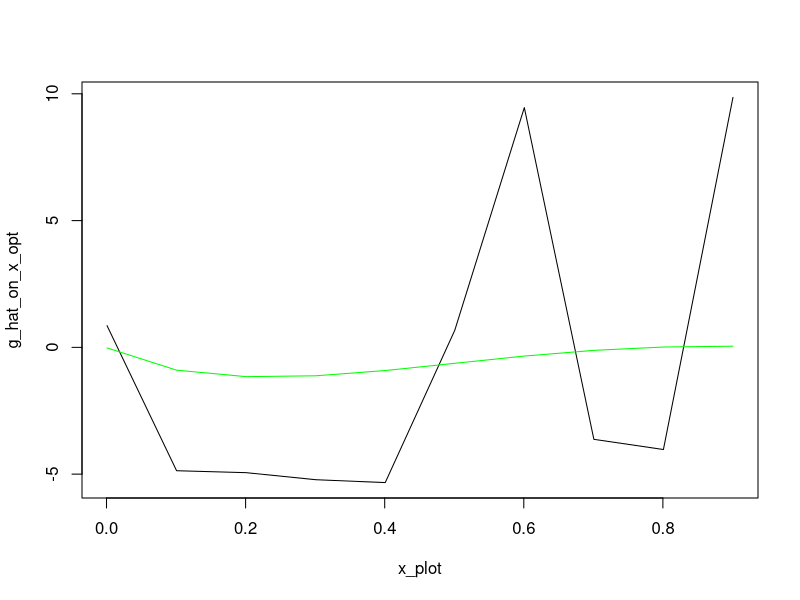
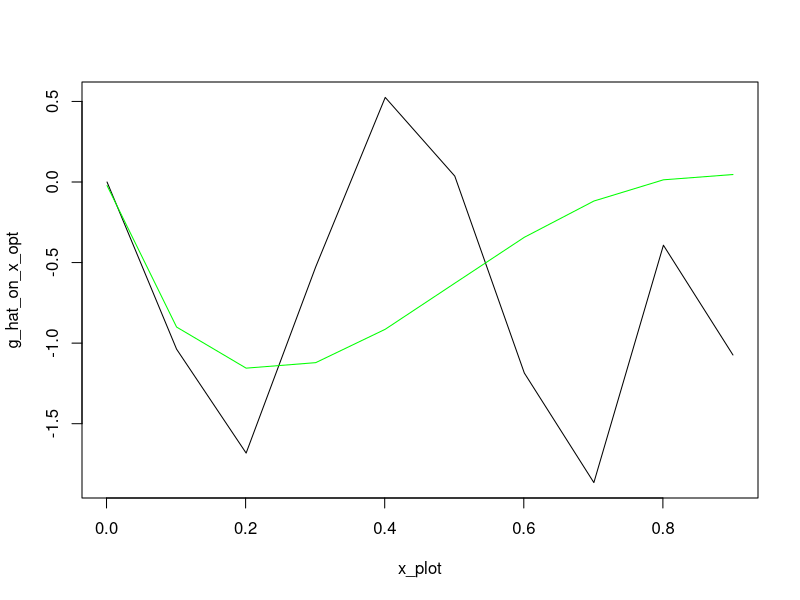
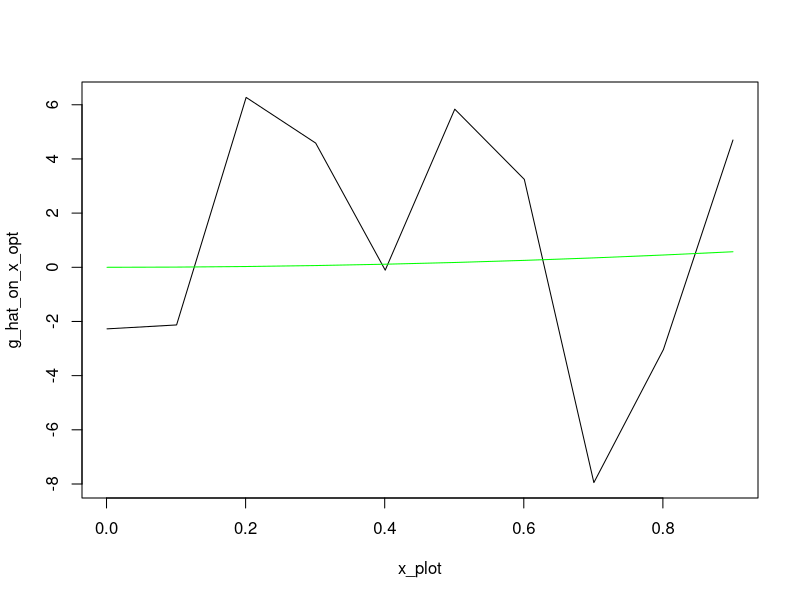
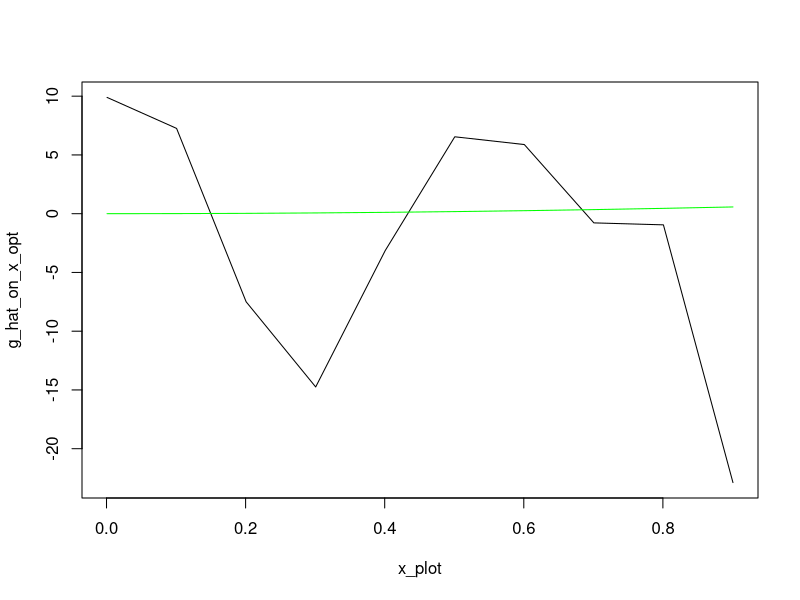
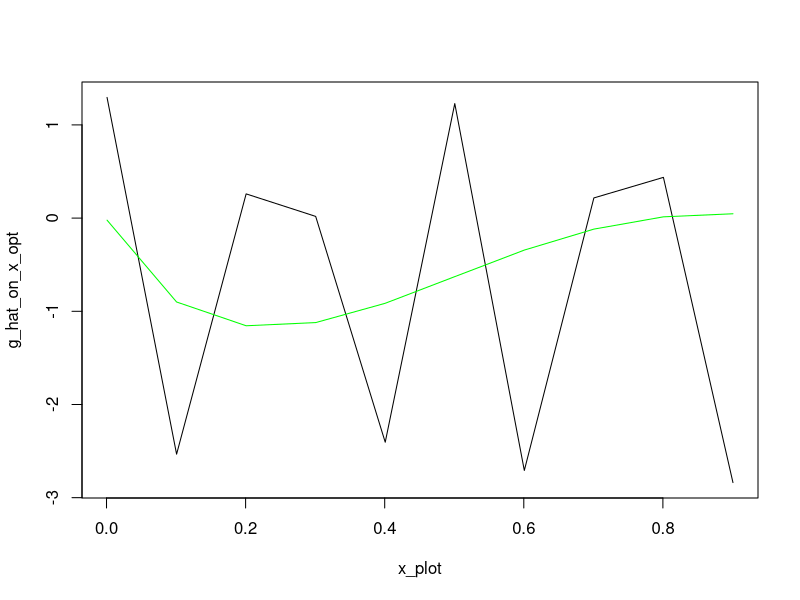
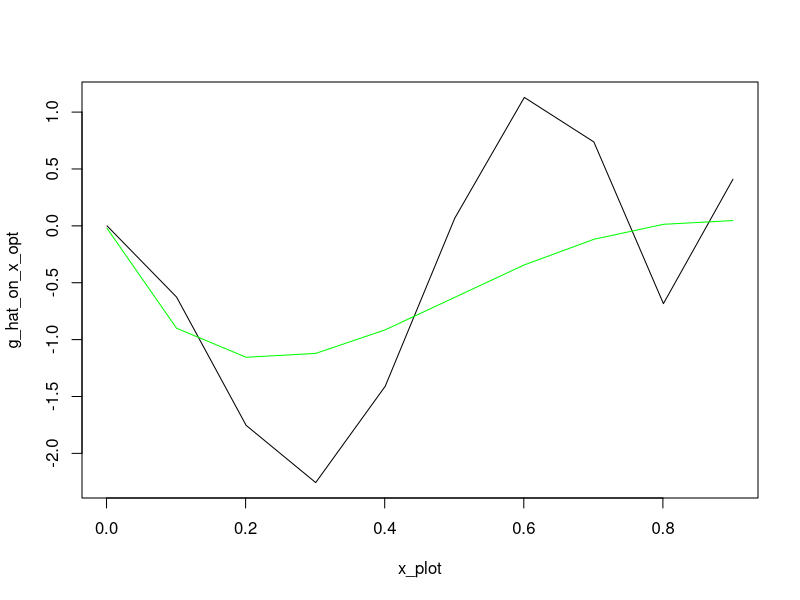
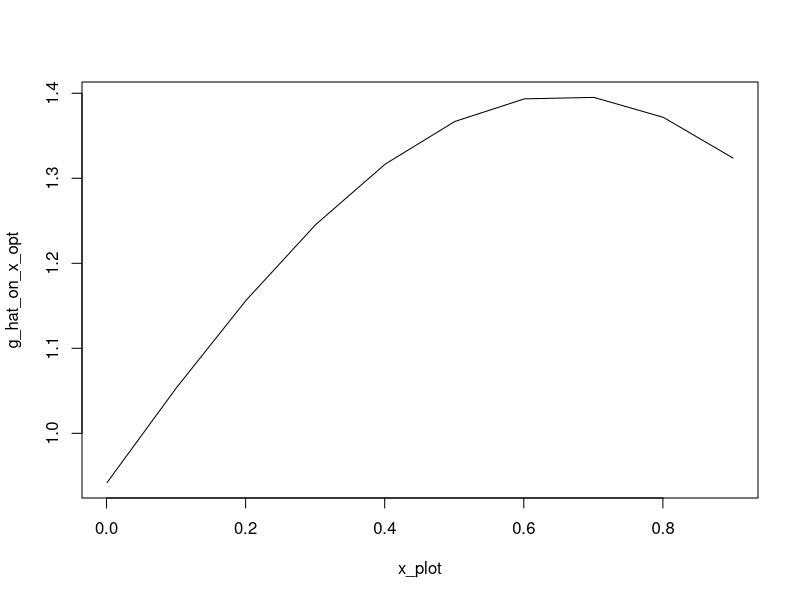
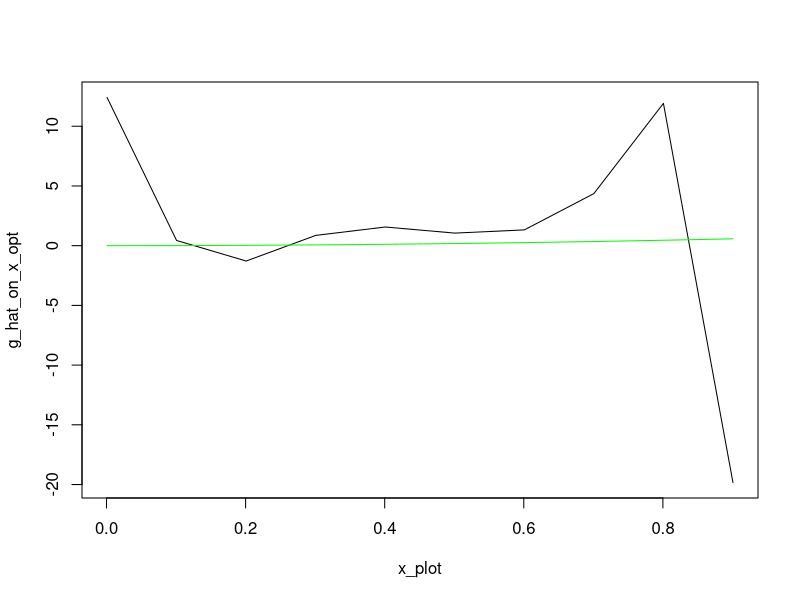

Write the R code that produced these figures, in order. (Note: this script raises an error after producing the figures.)
#### Packages ####
library(splines)
library(MASS)
library(caret)

#### Estimate the gamma in the series estimation ####

kernel_functions <- function(x,ker='normal',knorm="sq")
{
  # Densities such as the integral of the square of the density is one if knorm is sq 
  # or such that the sd is one if knorm is sd.
  if (ker=='normal') 
  { 
    s <- switch(knorm,
                sd = 1,
                sq = 1/(2*sqrt(pi)))
    aux <- exp(- x^2 /(2*s^2)) / (sqrt(2*pi)*s)
  }
  if (ker=='triangle')
  {
    s <- switch(knorm,
                sd = sqrt(6),
                sq = (2/3))
    aux <- (s-abs(x))
    aux <- aux * (aux >0)/s^2
  }
  if (ker=='laplace')
  {
    s <- switch(knorm,
                sd = 1/sqrt(2),
                sq = 1/4)
    aux <- exp(-abs(x)/s)/(2*s)
  }
  return(aux)
}

create_W <- function(W, h=1 ,ker='normal',knorm="sq",remove=FALSE)
{
  #   ICM and smoothing matrix 
  #   If no bandwidth is provided for the function, h=1 is used  (no smoothing)
  #   The principle diagonal is replaced with zeros if remove = TRUE.
  n_w <- length(W)
  mat <- sapply(W,function(e) W - e*pracma::ones(n_w,1))
  wmat <-  kernel_functions(mat / h,ker=ker,knorm=knorm)/h; # kernel smoothing 
  # principle diagonal of the matrix replaced with zeros
  if (remove==TRUE) wmat <-  wmat - diag(diag(wmat))
  return(wmat/(n**2))
}

# splines
create_P_splines <- function(x, Z, J, degree){
  knots = quantile(Z, probs = seq(0, 1, length.out = J))
  return(bs(x, knots = knots, degree = degree, intercept = FALSE)[,1:length(knots)+degree-1])}

#trigo
p_j_trigo_0_1 <-function(j, J, z){
  a = 2*pi*j*z
  #print(a)
  if (j==1){
    return(1)
  }
  if (j%%2 == 0){
    cos_val = cos(a)
    return(sqrt(2)*cos_val)
  }
  else{
    sin_val = sin(a)
    return(sqrt(2)*sin_val)
  }
}

#hist
p_j_hist_0_1 <-function(j, J, z){
  l = length(z)
  if (l>1){
    res = rep(0, l)
    for (i in 1:l){
      if (z[i] >= (j - 1) / J && z[i] < j / J) {
        res[i] = sqrt(J)
      } else {
        res[i] = 0
      }
    }
    return(res)}
  else{
    if (z >= (j - 1) / J && z < j / J) {
      return(sqrt(J))
    } else{
      return(0)
    }
  }
}

# generalize for interval [a,b] : en fait ici on peut dire qu'on normalise Z entre 0 et 1
basis_a_b <-function(j, J, z, a, b, p_j_0_1){
  return(p_j_0_1(j,J,((z-a)/(b-a)))/sqrt(b-a))
}

# create P
create_P <- function(z_eval, J, Z, p_j, degree, spline_bool){
  n = length(Z)
  a = min(Z)
  b = max(Z)
  P = matrix(0, n, J)
  if (spline_bool == 0){
    for (j in 1:J){
      if (a!=b){
        for (i in 1:n){
          P[i,j] = basis_a_b(j, J, Z[i], a, b, p_j)}}
      else{
        P[i,j] = p_j(j, J, Z[i])
      }
    }
  }
  else{
    P <- create_P_splines(z_eval, Z, J, degree)
  }
  return(P)
}

# compute gamma_hat
estimation_gamma <- function(J, W, Z, Y, p_j, bool_splines, degree){
  n = length(Z)
  a = min(Z)
  b = max(Z)
  #compute Omega
  Omega <- create_W(W)
  
  #compute P
  P <- create_P(Z, J, Z, p_j, degree, bool_splines)
  
  #compute gamma
  gamma_step = t(P)%*%Omega%*%Y
  gamma_step_invert = solve(t(P)%*%Omega%*%P)
  gamma_hat = gamma_step_invert%*%gamma_step
  
  return(gamma_hat)
}

# Compute g_hat
g_hat <- function(z, J, p_j, gamma_hat, a, b){
  p_j_vector = rep(0, J)
  for (j in 1:J){
    p_j_vector[j] = basis_a_b(j, J, z, a, b, p_j)
  }
  return(sum(gamma_hat*p_j_vector))
}


#### Simulation 1 from Chen ####
g_sim_1 <- function(z, case){
  return(sin(4*z)*log(z))
}

simulate_data_1 <- function(data_param, g_sim, case){
  n = data_param[1]
  corr = data_param[2]
  
  U_V = mvrnorm(n, mu = c(0, 0), Sigma = matrix(c(1, corr, corr, 1),ncol = 2))
  
  U = U_V[,1]
  V = U_V[,2]
  X = rnorm(n, 0, 1)
  W = pnorm(X, 0, 1)
  D = rbinom(n, 1, 0.5)
  Z = pnorm(D*(X+V)+(1-D)*V)

  Y = g_sim(Z, none) + U
  
  return(list(U = U, V = V, X = X, W = W, D = D, Z = Z, Y = Y))
}

#data_param_1 = (n, corr)
n = 1250 #2500, 5000, 10 000
corr = 0.75
data_param_1 = c(n, corr)

simul_1 = simulate_data_1(data_param_1, g_sim_1, none) 


#### Simulation 2 from Chen ####
n = 1250 #2500, 5000, 10 000
Z = runif(n,0,1)
U = rnorm(n,0,1)
g_sim_2 <- function(z, case){
  return(sin(15*pi*z)*cos(z))
}

Y = g_sim_2(Z,none) + U

#attention ici pas d'instrument : à réfléchir




#### Simulation 3 #### 
simulate_data_3 <- function(data_param, g_sim, case){
  n = data_param[1]
  rhoev = data_param[2]
  rhowz = data_param[3]
  
  W = rnorm(n, 0, 1)
  V = rnorm(n, 0, 1)
  
  beta = sqrt((rhoev**2)/(1 - rhoev**2))
  Z = (beta*W + V)/sqrt(1+beta**2)
  
  eta = rnorm(n, 0, 1)
  a = sqrt((rhowz**2)/(1 - rhowz**2))
  eps = (a*V + eta)/sqrt(1+beta**2)
  
  Y = g_sim(Z,case) + eps
  
  return(list(W = W, V = V, Z = Z, Y = Y, eps = eps))
}

g_sim_3 <- function(x,case)  
{
  switch(case,  
         x,
         x^2/sqrt(2),
         sqrt(3*sqrt(3))*x*exp(-(x^2)/2),
         sqrt(3)*x*sin(pi*x/2),
         4*exp(-abs(x)) , 
         log(abs(x-1)+1)*ifelse(x>1,1,-1)*sqrt(10/3),
         sqrt(2)*x*cos(pi*x),
         (log(abs(x-1)+1)*ifelse(x>1,1,-1)*sqrt(10/3) - 0.6*x+ (x^3)*2)/8
  )
}


#n = 200 #or 400
#rhoev = 0.5 #0.8, 0.8
#rhowz = 0.9 #0.9, 0.7

data_param_3 = c(200, 0.5, 0.9)
simul_3 = simulate_data_3(data_param_3, g_sim_3, 2) #utilisent que le cas 2 et 3 dans le papier lapenta


#### Selection of J by cross-validation on M ####
calcul_M_g_hat <- function(gamma_hat, J, Z, Y, W, p_j_hat, bool_splines, degree){
  Omega <- create_W(W)
  M = 0 
  a = min(Z)
  b = max(Z)
  n = length(Z)
  g_hat_on_Z <- rep(0, n)
  if (bool_splines == 0){
    for (i in 1:n){
      g_hat_on_Z = g_hat(Z[i], J, p_j_hat, gamma_hat, a, b)
    }}
  else{
    basis <- create_P_splines(Z, Z, J, degree)
    g_hat_on_Z <- basis%*%gamma_hat
  }
  
  for (i in 1:n){
    for (j in 1:n){
      M = M + (Y[i] - g_hat_on_Z[i])*(Y[j] - g_hat_on_Z[j])*Omega[i,j]
    }
    return(M/(n**2))
  }}


calcul_M_true_g <- function(g, J, Z, Y, W){
  M = 0
  Omega <- create_W(W)
  for (i in 1:n){
    for (j in 1:n){
      M = M + (Y[i] - g(Z[i]))*(Y[j] - g(Z[j]))*Omega[i,j]
    }
    return(M/(n**2))
  }}

calcul_M_g_hat_test_sample <- function(g_hat_on_Z_test, Omega, n_test, Y_test){
  M = 0
  for (i in 1:n_test){
    for (j in 1:n_test){
      M = M + (Y_test[i] - g_hat_on_Z_test[i])*(Y_test[j] - g_hat_on_Z_test[j])*Omega[i,j]
    }
    return(M/(n_test**2))
  }}


#we want to minimize M so we choose J such that M is minimal
sample_train_test <- function(Z, Y, W, p_train){
  # Create a single data frame with all variables
  df <- data.frame(Z = Z, Y = Y, W = W)
  
  # Create bins based on the X variable (you can modify the binning logic if needed)
  bins <- cut(df$Z, breaks = 3, labels = FALSE)
  
  # Sample indices for the training set using bins for stratification
  index_train <- createDataPartition(bins, p = p_train, list = FALSE)
  
  # Indices for the validation set (complementary to train indices)
  index_val <- setdiff(seq_len(nrow(df)), index_train)
  
  # Create train and validation sets based on indices
  train_set <- df[index_train, ]
  val_set   <- df[index_val, ]
  
  # Return the training and validation sets
  return(list(
    Z_train = train_set$Z, Y_train = train_set$Y, W_train = train_set$W,
    Z_validation = val_set$Z, Y_validation = val_set$Y, W_validation = val_set$W
  ))
}

optimization_CV_M <- function(Z, W, Y, vect_J_to_test, p_train, p_j, bool_splines, degree, x_plot, case, true_g){
  gamma_hat_list <- vector("list", length(vect_J_to_test))
  a = min(Z)
  b = max(Z)
  M_values <- numeric(length(vect_J_to_test))
  n = length(Z)
  
  # split the data in training and test set
  sampled_data <- sample_train_test(Z, Y, W, p_train)
  Z_train <- sampled_data$Z_train
  Y_train <- sampled_data$Y_train
  W_train <- sampled_data$W_train
  Z_validation <- sampled_data$Z_validation
  Y_validation <- sampled_data$Y_validation
  W_validation <- sampled_data$W_validation
  n_train <- length(Z_train)
  
  # compute gamma_hat_train and g_hat_train for the training set
  for (j in 1:length(vect_J_to_test)){
    #compute gamma_hat_train
    gamma_hat <- estimation_gamma(vect_J_to_test[j],W_train,Z_train,Y_train,p_j, bool_splines, degree)
    gamma_hat_list[[j]] <- gamma_hat
    
    # compute the prediction of g_hat_train on the test set 
    n_val <- length(Z_validation)
    if (bool_splines == 0){ 
      g_hat_on_Z_val = rep(0, n_val)
      for (i in 1:n_val){
        g_hat_on_Z_val[i] <- g_hat(Z_validation[i], vect_J_to_test[j], p_j, gamma_hat, a, b)
      }}
    else{
      basis <- create_P_splines(Z_validation, Z_train, vect_J_to_test[j], degree)
      g_hat_on_Z_val <-  basis%*%gamma_hat
    }
    
    # compute M and store it 
    Omega_val <- create_W(W_validation)
    M_values[j] <- calcul_M_g_hat_test_sample(g_hat_on_Z_val, Omega_val, n_val, Y_validation)
  }
  
  # return J corresponding to the smallest MSE
  J_opt = vect_J_to_test[which.min(M_values)]
  print(c(M_values, J_opt))
  gamma_hat <- estimation_gamma(J_opt,W,Z,Y,p_j, bool_splines, degree)
  
  g_hat_on_x_opt = rep(0, length(x_plot))
  if (bool_splines == 0){ 
    for (i in 1:length(x_plot)){
      g_hat_on_x_opt[i] <- g_hat(x_plot[i], J_opt, p_j, gamma_hat, a, b)
    }}
  else{
    basis <- create_P_splines(x_plot, Z, J_opt, degree)
    g_hat_on_x_opt <- basis%*%gamma_hat
  }
  
  g_on_x = true_g(x_plot, case)
  plot(x_plot, g_hat_on_x_opt, type = 'l', col = 'black')
  lines(x_plot, g_on_x, type = 'l', col = 'green')
  
  return(J_opt)
  
}


#simulation 1 
data_param_1 = c(1250, 0.75)
simul_1 <- simulate_data_1(data_param_1, g_sim_1, none)
vect_J_to_test = seq(3, 10, by = 1)
x = seq(min(Z), max(Z), by = 0.1)
optimization_CV_M(simul_1$Z, simul_1$W, simul_1$Y, vect_J_to_test, 0.6, p_j_trigo_0_1, 0, none, x, none, g_sim_1)

vect_J_to_test = seq(3, 10, by = 1)
x = seq(min(Z), max(Z), by = 0.1)
optimization_CV_M(simul_1$Z, simul_1$W, simul_1$Y, vect_J_to_test, 0.6, none, 1, 3, x, none, g_sim_1)


#simulation 3 : avec base trigo, pas l'impression que ça fonctionne de ouf
data_param_3 = c(200, 0.5, 0.9)
simul_3 = simulate_data_3(data_param_3, g_sim_3, 2) 

vect_J_to_test = seq(3, 20, by = 1)
x = seq(min(Z), max(Z), by = 0.1)
optimization_CV_M(simul_3$Z, simul_3$W, simul_3$Y, vect_J_to_test, 0.8, p_j_trigo_0_1, 0, none, x, 2, g_sim_3)


vect_J_to_test = seq(3, 20, by = 1)
x = seq(min(Z), max(Z), by = 0.1)
optimization_CV_M(simul_3$Z, simul_3$W, simul_3$Y, vect_J_to_test, 0.8, none, 1, 3, x, 2, g_sim_3)


#### Selection of J by cross-validation on the MSE ####
optimization_CV_MSE <- function(Z, W, Y, vect_J_to_test, p_train, p_j, bool_splines, degree, x_plot, case, true_g){
  gamma_hat_list <- vector("list", length(vect_J_to_test))
  a = min(Z)
  b = max(Z)
  MSE_values <- numeric(length(vect_J_to_test))
  n = length(Z)
  
  # split the data in training and test set
  sampled_data <- sample_train_test(Z, Y, W, p_train)
  Z_train <- sampled_data$Z_train
  Y_train <- sampled_data$Y_train
  W_train <- sampled_data$W_train
  Z_validation <- sampled_data$Z_validation
  Y_validation <- sampled_data$Y_validation
  W_validation <- sampled_data$W_validation
  n_train <- length(Z_train)
  
  # compute gamma_hat_train and g_hat_train for the training set
  for (j in 1:length(vect_J_to_test)){
    #compute gamma_hat_train
    gamma_hat <- estimation_gamma(vect_J_to_test[j],W_train,Z_train,Y_train,p_j, bool_splines, degree)
    gamma_hat_list[[j]] <- gamma_hat
    
    # compute the prediction of g_hat_train on the test set 
    n_val <- length(Z_validation)
    if (bool_splines == 0){ 
      g_hat_on_Z_val = rep(0, n_val)
      for (i in 1:n_val){
        g_hat_on_Z_val[i] <- g_hat(Z_validation[i], vect_J_to_test[j], p_j, gamma_hat, a, b)
      }}
    else{
      basis <- create_P_splines(Z_validation, Z_train, vect_J_to_test[j], degree)
      g_hat_on_Z_val <-  basis%*%gamma_hat
    }
    
    # compute MSE and store it
    MSE = sum((g_hat_on_Z_val - Z_validation)**2)
    MSE_values[j] = MSE
     }
  
  # return J corresponding to the smallest MSE
  J_opt = vect_J_to_test[which.min(MSE_values)]
  print(c(MSE_values, J_opt))
  gamma_hat <- estimation_gamma(J_opt,W,Z,Y,p_j, bool_splines, degree)
  
  g_hat_on_x_opt = rep(0, length(x_plot))
  if (bool_splines == 0){ 
    for (i in 1:length(x_plot)){
      g_hat_on_x_opt[i] <- g_hat(x_plot[i], J_opt, p_j, gamma_hat, a, b)
    }}
  else{
    basis <- create_P_splines(x_plot, Z, J_opt, degree)
    g_hat_on_x_opt <- basis%*%gamma_hat
  }
  
  g_on_x = true_g(x_plot, case)
  plot(x_plot, g_hat_on_x_opt, type = 'l', col = 'black')
  lines(x_plot, g_on_x, type = 'l', col = 'green')
  
  return(J_opt)
  
}

#simulation 1 
data_param_1 = c(1250, 0.75)
simul_1 <- simulate_data_1(data_param_1, g_sim_1, none)
vect_J_to_test = seq(3, 10, by = 1)
x = seq(min(Z), max(Z), by = 0.1)
optimization_CV_MSE(simul_1$Z, simul_1$W, simul_1$Y, vect_J_to_test, 0.6, p_j_trigo_0_1, 0, none, x, none, g_sim_1)

vect_J_to_test = seq(3, 10, by = 1)
x = seq(min(Z), max(Z), by = 0.1)
optimization_CV_MSE(simul_1$Z, simul_1$W, simul_1$Y, vect_J_to_test, 0.6, none, 1, 3, x, none, g_sim_1)


#simulation 3 
data_param_3 = c(200, 0.5, 0.9)
simul_3 = simulate_data_3(data_param_3, g_sim_3, 2) 

vect_J_to_test = seq(3, 20, by = 1)
x = seq(min(Z), max(Z), by = 0.1)
optimization_CV_MSE(simul_3$Z, simul_3$W, simul_3$Y, vect_J_to_test, 0.8, p_j_trigo_0_1, 0, none, x, 2, g_sim_3)


vect_J_to_test = seq(3, 20, by = 1)
x = seq(min(Z), max(Z), by = 0.1)
optimization_CV_MSE(simul_3$Z, simul_3$W, simul_3$Y, vect_J_to_test, 0.8, none, 1, 3, x, 2, g_sim_3)




#### Selection of J by Lepski 1 (Comte) #### 



#### Lepski with bootstrap ####



#install.packages("expm")
library(expm)
calcul_s_J <- function(J, W, Z, Y, p_j, bool_splines, degree){
  n = length(W)
  
  Omega <- create_W(W)
  Phi <- create_P(Z, J, Z, p_j, degree, bool_splines)
  tPhi_Phi <- t(Phi)%*%Phi
  
  inverse_tPhi_Phi <- solve(tPhi_Phi)
  sqrt_inverse_tPhi_Phi <- sqrtm(inverse_tPhi_Phi)
  res_mat <- n*sqrt_inverse_tPhi_Phi%*%t(Phi)%*%Omega%*%Phi%*%sqrt_inverse_tPhi_Phi
  
  min_eigen_val <- min(eigen(res_mat)$values)
  
  return(min_eigen_val)}


compute_M_bootstrap <- function(J, W, Z, Y, p_j, bool_splines, degree){
  n = length(Z)
  #compute Omega
  Omega <- create_W(W)
  
  #compute P
  P <- create_P(Z, J, Z, p_j, degree, bool_splines)
  
  #compute gamma
  M_boot_step = t(P)%*%Omega
  M_boot_step_invert = solve(t(P)%*%Omega%*%P)
  M_boot = M_boot_step_invert%*%M_boot_step
  
  return(M_boot)
}


calcul_hat_g_on_Z <- function(j, Z, p_j, gamma_hat, a, b, Z_to_evaluate, degree, bool_splines){
  g_hat_on_x <- rep(0, length(Z_to_evaluate))
  if (bool_splines == 0){
    for (i in 1:length(Z_to_evaluate)){
      g_hat_on_Z <- g_hat(Z_to_evaluate[i], j, p_j, gamma_hat, a, b)
    }
  }
  else{
    basis <- create_P_splines(Z_to_evaluate, Z, j, degree)
    if (length(gamma_hat)>1){
    g_hat_on_Z <- basis%*%gamma_hat}
    else {
      g_hat_on_Z <- gamma_hat*sum(basis)
    }
  }
  return(g_hat_on_Z)
}


create_matrix_U <- function(u_j, u_j_prime){
  n = length(u_j)
  res_mat <- matrix(0, nrow = n, ncol = n)
  for (i in 1:n){
    res_mat[i,i] = u_j[i]*u_j_prime[i]
  }
  return(res_mat)
}
  
  
T_stat_D <- function(x_grid, Y, Z, W, p_j, degree, bool_splines, I_hat, w_vector, list_M_boot, matrix_sigma_all_j_all_x, matrix_all_u, matrix_sigma_all_j_j2_all_x){
  I_hat = sort(I_hat)
  
  diff_matrix_allx <- replicate(length(x_grid), matrix(0, length_I_hat, length_I_hat), simplify = FALSE)#matrice des diff de D_j
  matrix_ratio_allx <-  replicate(length(x_grid), matrix(0, length_I_hat, length_I_hat), simplify = FALSE)
  
  for (j_index in 1:length(I_hat)){
    j = I_hat[j_index]
    u_hat_j = matrix_all_u[j_index,] #chaque ligne correspond au vecteur des erreurs de prédiction pour J = valeur de la ligne
    u_star_j = u_hat_j*w_vector #on calcule le vecteur bootstrap
    
    P_j_on_x <- create_P(x_grid, j, Z, p_j, degree, bool_splines)
    D_j_star = P_j_on_x%*%list_M_boot[[j]]%*%u_star_j #vecteur de taille nx
    
    for (j_prime_index in j_index:length(I_hat)){
      j_prime = I_hat[j_prime_index]
      
      #compute u_star_j_prime
      u_hat_j_prime = matrix_all_u[j_prime_index,]
      u_star_j_prime = u_hat_j_prime*w_vector
      
      #compute D_j_prime sur les x
      P_j_prime_on_x <- create_P(x_grid, j_prime, Z, p_j, degree, bool_splines)
      D_j_prime_star = P_j_prime_on_x%*%list_M_boot[[j_prime]]%*%u_star_j_prime #vecteur de taille x
    }
    
    #Stockage des résultats
    for (x_index in 1:length(x_grid)){
      diff_matrix_allx[[x_index]][j_index, j_prime_index] =abs(D_j_prime_star[x_index] - D_j_star[x_index]) 
      
      sigma_j_x = matrix_sigma_all_j_all_x[j_index, x_index]
      sigma_j_prime_x = matrix_sigma_all_j_all_x[j_prime_index, x_index]
      sigma_j_j_prime_x = matrix_sigma_all_j_j2_all_x[[x_index]][j_index, j_prime_index]
      sigma_val_x = sigma_j_x + sigma_j_prime_x - 2*sigma_j_j_prime_x
      
      if (sigma_val_x !=0){ #attention on a des sigma = 0 (bizarre) et donc pb
        matrix_ratio_allx[[x_index]][j_index, j_prime_index] = diff_matrix_allx[[x_index]][j_index,j_prime_index]/sqrt(sigma_val_x)
      }}  
    vec_max <- rep(0, length(x_grid))
    for (x_index in 1:length(x_grid)){
      vec_max[x_index] = max(matrix_ratio_allx[[x_index]])
    }
    
    return(max(vec_max))}}


compute_J_hat <- function(theta_star, I_hat, x_grid, p_j, matrix_gamma, matrix_sigma_all_j_all_x, matrix_sigma_all_j_j2_all_x){
  j_index = 1
  J = I_hat[j_index]
  ratio = calcul_ratio(J, j_index, I_hat, x_grid, p_j, matrix_gamma, matrix_sigma_all_j_all_x, matrix_sigma_all_j_j2_all_x)
  while (ratio > 1.1*theta_star){
    j_index = j_index + 1 
    J = I_hat[j_index]
    ratio = calcul_ratio(J, j_index, I_hat, x_grid, p_j, matrix_gamma, matrix_sigma_all_j_all_x, matrix_sigma_all_j_j2_all_x)
  }
  
  return(J)
}

calcul_ratio <- function(J, J_index, I_hat, x_grid, p_j, matrix_gamma, matrix_sigma_all_j_all_x, matrix_sigma_all_j_j2_all_x){
  res_mat <- matrix(0, length_I_hat, length(x_grid))
  
  P_j_on_x <- create_P(x_grid, J, Z, p_j, degree, bool_splines) #on crée la base pour J donné
  if (J>1){
    g_hat_J_x <- P_j_on_x%*%matrix_gamma[J_index,][1:J]
  }else{
    g_hat_J_x <- matrix_gamma[J_index,][1:J]*P_j_on_x}
  
  
  sigma_J_vect <- matrix_sigma_all_j_all_x[J_index,]
  
  for (J_prime_index in J_index:length(I_hat)){
    J_prime = I_hat[J_prime_index]
    P_j_prime_on_x <- create_P(x_grid, J_prime, Z, p_j, degree, bool_splines)
    if (J>1){
      g_hat_J_prime_x <- P_j_prime_on_x%*%matrix_gamma[J_prime_index,][1:J_prime]
    }else{
      g_hat_J_prime_x <- matrix_gamma[J_index,][1:J_prime]*P_j_prime_on_x}
    
    sigma_J_prime_vect <- matrix_sigma_all_j_all_x[J_prime_index,]
    for (x_index in 1:length(x_grid)){
      sigma_J_J_prime <- abs(matrix_sigma_all_j_all_x[J_index,x_index]^{2} + matrix_sigma_all_j_all_x[J_prime_index,x_index]^{2} - 2*matrix_sigma_all_j_j2_all_x[[x_index]][J_index, J_prime_index])
      denom = sqrt(sigma_J_J_prime)
      if (denom!=0){
        res_mat[J_prime_index, x_index] = abs(g_hat_J_prime_x[x_index] - g_hat_J_x[x_index])/(denom)
      }}
  }
  return(max(res_mat))
}

valid_dim <- function(J){
  if (J>0){
    return(TRUE)
  }
  else{
    return(FALSE)
  }
  
}

lepski_bootstrap <- function(n_boot,valid_dim,x_grid, W, Z, Y, p_j, bool_splines, degree){
  n = length(W)
  
  #code fonctionne mais pb ça ne s'arrête pas... définir un J_max à la main en attendant, leur critère n'est peut-être pas le bon pour nous
  #s_1 = 1/calcul_s_J(1, W, Z, Y, p_j, bool_splines, degree)
  #s_2 = 1/calcul_s_J(2, W, Z, Y, p_j, bool_splines, degree)
  #prev_ratio = s_1*1*sqrt(log(1))/sqrt(n) 
  #new_ratio = s_2*2*sqrt(log(2))/sqrt(n)
  
  #if ((prev_ratio <= 10 && new_ratio > 10)) {
  #  J = 2
  #} else {
  #  J = 2
  #  while (!(prev_ratio <= 10 && new_ratio > 10)) {
  #    print(c(prev_ratio, new_ratio))
  #    J = J + 1
      
      # Look for a valid J
  #    while (!valid_dim(J)) {  
  #      J = J + 1}
      
      # Calculate s_hat_J and update ratios
  #    s_hat_J = calcul_s_J(J, W, Z, Y, p_j, bool_splines, degree)
  #    prev_ratio = new_ratio
  #    new_ratio = s_hat_J * J * sqrt(log(J)) / sqrt(n)
  #  }
  #}
  
  #J_max = J
  J_max = 15 #arbitraire pour l'instant
  
  #create I_hat
  I_hat = seq(as.integer(0.1 * log(J_max)^2), as.integer(J_max), by = 1)
  I_hat = sort(I_hat[sapply(I_hat,valid_dim)]) #select only the valid dimensions
  length_I_hat = length(I_hat)
  
  
  # estimate the models (ie the gamma_J and M_boot for all J)
  matrix_gamma = matrix(0, nrow = length_I_hat, ncol = length_I_hat)
  list_M_boot <- list()
  for (j_index in 1:length_I_hat){
    j = I_hat[j_index]
    M_boot_j <- compute_M_bootstrap(j, W, Z, Y, p_j, bool_splines, degree)
    list_M_boot[[j_index]] <- M_boot_j
    
    gamma_J <- M_boot_j%*%Y
    gamma_J_zeros <- c(gamma_J, rep(0, length_I_hat - j)) #add zeros for good dimension
    matrix_gamma[j_index,] = gamma_J_zeros #ATTENTION ! prendre que les J premiers termes dans les prochains algos pour pas prendre les zéros!!!
  }
  
  
  #draw the w_i
  W_boot_matrix <- matrix(rnorm(n_boot * n, mean = 0, sd = 1), nrow = n_boot, ncol = n)
  
  #compute the sigma_J(x) for all values of J and all values of x
  matrix_sigma_all_j_all_x <- matrix(0, nrow = length_I_hat, ncol = length(x_grid))
  matrix_all_u <- matrix(0, nrow = length_I_hat, ncol = n) #n number of data points (ie length(Z))
  for (j_index in 1:length_I_hat){
    j = I_hat[j_index]
    h_hat_j_on_Z = calcul_hat_g_on_Z(j, Z, p_j, matrix_gamma[j_index,1:j], a, b, Z, degree, bool_splines)
    u_hat_j = Y - h_hat_j_on_Z 
    matrix_all_u[j_index,] = u_hat_j
    
    P_j_on_x <- create_P(x_grid, j, Z, p_j, degree, bool_splines) #create for all x_grid
    U_j_j <- create_matrix_U(u_hat_j, u_hat_j) 
    middle_matrix <- list_M_boot[[j_index]]%*%U_j_j%*%t(list_M_boot[[j_index]]) #ok
    
    vec_sigma_j <- rep(0, length(x_grid))
    if (length(middle_matrix)>1){
      for (x_index in 1:length(x_grid)){
        vec_sigma_j[x_index] <- P_j_on_x[x_index,]%*%(middle_matrix)%*%P_j_on_x[x_index,]
      }
    }
    else{
      for (x_index in 1:length(x_grid)){
        vec_sigma_j[x_index] = middle_matrix*P_j_on_x[x_index]^{2}
      }
    }
    matrix_sigma_all_j_all_x[j_index,] = vec_sigma_j #ligne j prend les valeurs des sigma_j(x) pour toutes les valeurs de x_grid
  }

  #compute the sigma_J,J_2(x) for all values of x
  matrix_sigma_all_j_j2_all_x <- replicate(length(x_grid), matrix(0, length_I_hat, length_I_hat), simplify = FALSE)
  for (j_index in 1:length_I_hat){
    j = I_hat[j_index]
    P_j_on_x <- create_P(x_grid, j, Z, p_j, degree, bool_splines)
    
    for (j_prime_index in (j_index):length_I_hat){
      j_prime = I_hat[j_prime_index]
      
      #calcul de sigma_j,jprime(x) pour tous les x_grid et ensuite on met dans les matrices
      U_j_jp <- create_matrix_U(matrix_all_u[j_index,], matrix_all_u[j_prime_index,])
      P_j_prime_on_x <- create_P(x_grid, j_prime, Z, p_j, degree, bool_splines)
      
      middle_matrix <- list_M_boot[[j_index]]%*%U_j_jp%*%t(list_M_boot[[j_prime_index]])
      
      if (j == 1 && j_prime == 1){
        vec_sigma_j_jprime <- rep(0, length(x_grid))
        for (x_index in 1:length(x_grid)){
          vec_sigma_j_jprime[x_index] = middle_matrix*P_j_on_x[x_index]*P_j_prime_on_x[x_index]
          matrix_sigma_all_j_j2_all_x[[x_index]][j_index, j_prime_index] = vec_sigma_j_jprime[x_index]
        }
      }
      if (j == 1 && j_prime >1){
        vec_sigma_j_jprime <- rep(0, length(x_grid))
        for (x_index in 1:length(x_grid)){
          vec_sigma_j_jprime[x_index] = P_j_on_x[x_index]*(middle_matrix%*%P_j_prime_on_x[x_index,])
          matrix_sigma_all_j_j2_all_x[[x_index]][j_index, j_prime_index] = vec_sigma_j_jprime[x_index]
        }
      }
      if (j>1 && j_prime == 1){
        vec_sigma_j_jprime <- rep(0, length(x_grid))
        for (x_index in 1:length(x_grid)){
          vec_sigma_j_jprime[x_index] = (P_j_on_x[x_index,]%*%middle_matrix)*P_j_prime_on_x[x_index]
          matrix_sigma_all_j_j2_all_x[[x_index]][j_index, j_prime_index] = vec_sigma_j_jprime[x_index]
        }
      }
      if (j>1 && j_prime >1){
        vec_sigma_j_jprime <- rep(0, length(x_grid))
        for (x_index in 1:length(x_grid)){
          vec_sigma_j_jprime[x_index] = P_j_on_x[x_index,]%*%(middle_matrix)%*%P_j_prime_on_x[x_index,]
          matrix_sigma_all_j_j2_all_x[[x_index]][j_index, j_prime_index] = vec_sigma_j_jprime[x_index]
        }
      }
    }}
  
  
  #compute the T stat for each draw of w
  T_i = rep(0, n_boot)
  for (i in 1:n_boot){
    T_i[i] = T_stat_D(x_grid, Y, Z, W, p_j, degree, bool_splines, I_hat, W_boot_matrix[i,], list_M_boot, matrix_sigma_all_j_all_x, matrix_all_u, matrix_sigma_all_j_j2_all_x) 
  }
  alpha = min(0.5, sqrt(log(J_max)/J_max))
  theta = quantile(T_i, probs = 1 - alpha)
  
  J_n_hat = I_hat[length(I_hat)-1] #on prend l'avant dernier pour être le plus petit strict
  #à peu près ok jusqu'ici
  
  
  J_hat = compute_J_hat(theta,I_hat, x_grid, p_j, matrix_gamma, matrix_sigma_all_j_all_x, matrix_sigma_all_j_j2_all_x)
  
  J_tilde = min(J_hat, J_n_hat)
  
  return(J_tilde)
}

#tests
lepski_bootstrap(n_boot,valid_dim,x_grid, W, Z, Y, none, bool_splines, degree) #ok fonctionne avec splines







#### Selection of J by Lepski 2 (Chen) #### 
lepski_chen <- function(c_0,W,Z,Y,p_j,bool_splines,degree, valid_dim){
  prev_ratio = 0
  new_ratio = 1000
  J = 1
  
  #find J_max
  while ((prev_ratio>10 || new_ratio<= 10)){
    s_hat_J = calcul_s_J(todo) #TODO
    prev_ratio = new_ratio
    new_ratio = s_hat_J*J*sqrt(log(J))/sqrt(n) 
    J = J+1
    while (!valid_dim(J)){# as long as the value of J is not valid we look for another one
      J = J+1
    }}
  
  J_max = J
  
  I_hat = seq(as.integer(0.1 * log(J_max)^2), as.integer(J_max) + 1, by = 1)
  I_hat = sort(I_hat[valid_dim(I_hat)]) #select only the valid dimensions
  
  index = 1
  J = I_hat[index]
  condition = FALSE
  while (J %in% I_hat && condition == FALSE){
    for (J_prime in I_hat){
      if (J_prime>J){
        #compute g_J and g_J'
        gamma_J <- estimation_gamma(J,W,Z,Y,p_j, bool_splines, degree)
        gamma_J_prime <- estimation_gamma(J_prime,W,Z,Y,p_j, bool_splines, degree)
        
        #compute V_hat(J) and V_hat(J')
        V_J = V_hat_J(J)
        V_J_prime = V_hat_J(J_prime)
        
        #compute |g_J - g_J'| (a)
        a = difference_norm(g_J, g_J_prime)
        
        #compute c_0(V_hat(J)+V_hat(J')) (b)
        b = c_0*(V_J + V_J_prime)
        
        if(a<b){
          condition = TRUE}
        else{
          condition = FALSE
        }  
        index = index + 1
        J = I_hat[index]
      }
      else{
        index = index + 1
        J = I_hat[index]
      }}}
  J_opt = J
  return(J_opt)
}



valid_dim_splines <- function(J){#checks if J is a valid dimension in Tau  
  
}

V_hat_J <- function(J, n, s_J_hat){
  return (sqrt(log(n)/n)/s_J_hat) #the one in our case 
}

difference_norm <- function(g_J, g_J_prime){
  # TO DO
}
